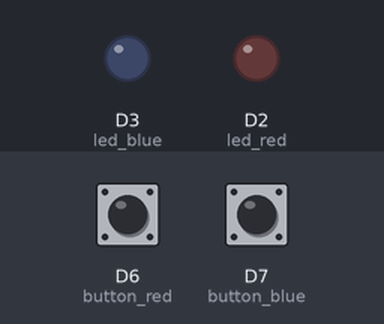
Bench run of a sketch on a simulated ESP8266 (NodeMCU). On the bench: output pins drawn as LEDs (lit = HIGH). The inputs (shaded band) are chosen by the test bench; at power-on: D6 (button_red) HIGH, D7 (button_blue) HIGH. What the sketch prints to the serial monitor is not drawn.

Above: at 1.2 s.
1.3 s: D6 (button_red) pulled LOW for 0.15 s
At 1.4 s:
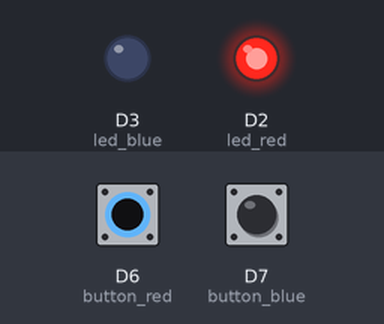
3.0 s: D7 (button_blue) pulled LOW for 0.15 s
At 3.1 s:
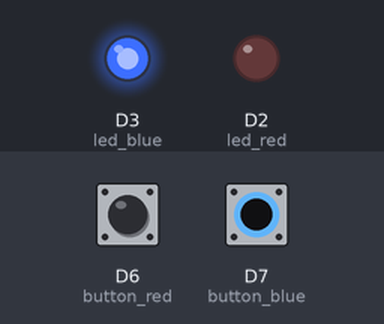
4.7 s: D7 (button_blue) pulled LOW for 3.2 s
At 8.8 s:
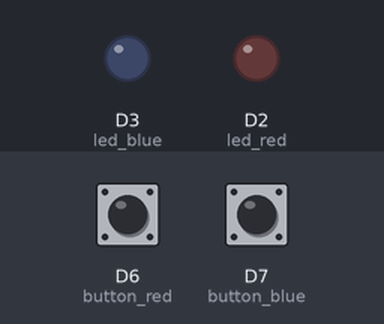
9.4 s: D6 (button_red) pulled LOW for 3.2 s
At 10.1 s:
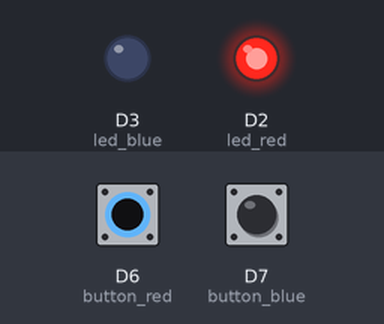
Timing chart, 0 to 14.1 s (numbered marks = the images above; inputs shaded):
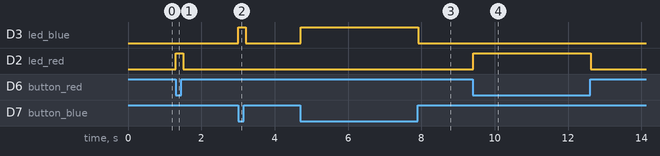

The sketch:

04._led_button_control_2.ino
```cpp
/******************************************************************************************
 * FileName     : 04._led_button_control_2
 * Description  : 빨강, 파랑 버튼 눌러서 빨강, 파랑 LED 켰다 껐다 해 보기
 * Author       : 오경석
 * Created Date : 2023.10.25
 * Reference    :
 * Modified     : 2024.03.25 : PEJ : 파일명, if문, 주석 수정
******************************************************************************************/


// global variable
int led_red = D2;                                   // 빨강 LED 핀 지정
int led_blue = D3;                                  // 파랑 LED 핀 지정

int button_red = D6;                                // 빨강 버튼 핀 지정
int button_blue = D7;                               // 파랑 버튼 핀 지정


// setup
void setup() {
  pinMode(led_red, OUTPUT);                         // 빨강 LED를 출력 모드로 설정
  pinMode(led_blue, OUTPUT);                        // 파랑 LED를 출력 모드로 설정
  pinMode(button_red, INPUT);                       // 빨강 버튼을 입력 모드로 설정
  pinMode(button_blue, INPUT);                      // 파랑 버튼을 입력 모드로 설정

  Serial.begin(115200);                             // 시리얼 통신 속도 설정
}


// main loop
void loop() {
  int button_red_value = digitalRead(button_red);   // 빨강 버튼 상태 값 저장
  int button_blue_value = digitalRead(button_blue); // 파랑 버튼 상태 값 저장

  if (button_red_value == LOW) {                    // 빨강 버튼의 값이 LOW라면
    digitalWrite(led_red, HIGH);                    // 빨강 LED 켜기
    // 시리얼 모니터에 "빨강 버튼이 눌림" 출력
    Serial.println("빨강 버튼이 눌림");
  }
  else if (button_blue_value == LOW) {              // 파랑 버튼의 값이 LOW라면
    digitalWrite(led_blue, HIGH);                   // 파랑 LED 켜기
    // 시리얼 모니터에 "파랑 버튼이 눌림" 출력
    Serial.println("파랑 버튼이 눌림");
  }
  else {                                            // 빨강, 파랑 버튼의 값이 LOW가 아니라면
    digitalWrite(led_red, LOW);                     // 빨강 LED 끄기
    digitalWrite(led_blue, LOW);                    // 파랑 LED 끄기
    // 시리얼 모니터에 "버튼이 눌리지 않음" 출력
    Serial.println("버튼이 눌리지 않음");
  }

  delay(100);                                       // 0.1초 기다리기
}


//==========================================================================================
//
// (주)한국공학기술연구원 http://et.ketri.re.kr
//
//==========================================================================================
```

Measured:
- after the input at 1.3 s, D2 (led_red): LOW → HIGH at once, → LOW 0.20 s later
- after the input at 3.0 s, D3 (led_blue): LOW → HIGH at once, → LOW 0.20 s later
- after the input at 4.7 s, D3 (led_blue): LOW → HIGH at once, → LOW 3.2 s later
- after the input at 9.4 s, D2 (led_red): LOW → HIGH at once, → LOW 3.2 s later
